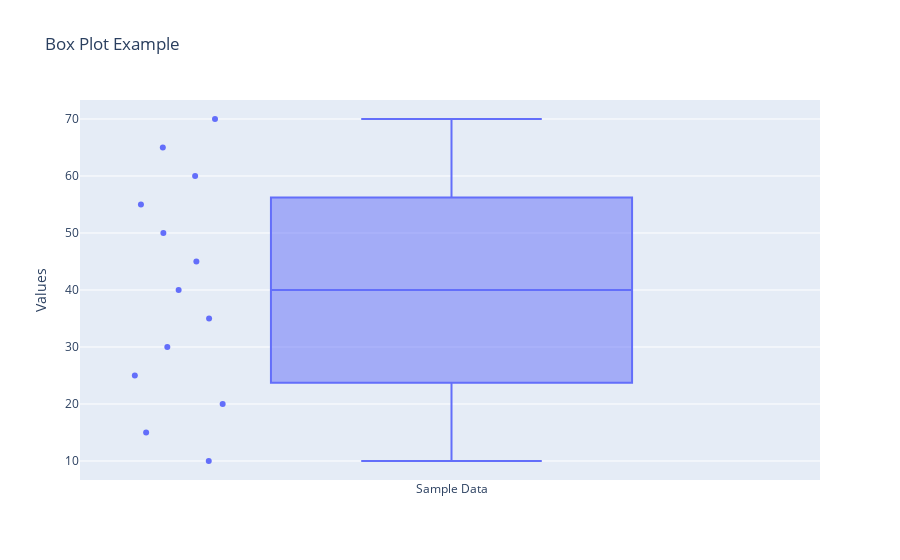

Notebook cell for this chart:
### Code cell
import plotly.graph_objects as go

# Sample data
data = [10, 20, 15, 30, 25, 40, 35, 45, 50, 55, 60, 65, 70]

# Create the box plot
fig = go.Figure()

fig.add_trace(go.Box(y=data, name='Sample Data', boxpoints='all'))

# Add title and labels
fig.update_layout(
    title='Box Plot Example',
    yaxis_title='Values',
)

# Display the plot
fig.show()

### Figure 1 — Plotly figure (JSON) as saved in the notebook; plotly's stock layout.template omitted (floating-point values rounded to 4 significant figures)
{"data": [{"boxpoints": "all", "name": "Sample Data", "type": "box", "y": [10, 20, 15, 30, 25, 40, 35, 45, 50, 55, 60, 65, 70]}], "layout": {"title": {"text": "Box Plot Example"}, "yaxis": {"title": {"text": "Values"}}}}
